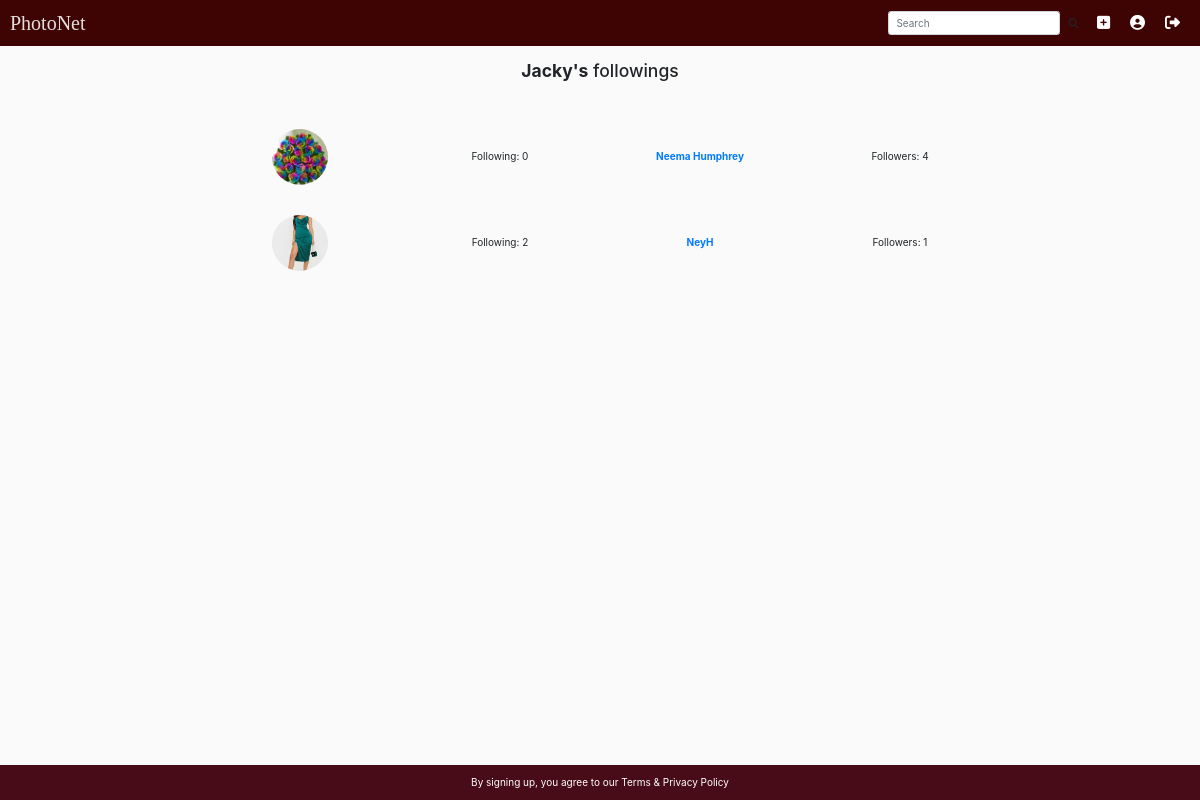
The app's page /following/8 (signed in) with its own data.
### album/models.py (models this page shows)
class UserExtended(models.Model):
    user = models.OneToOneField(User, on_delete=models.CASCADE)
    avatar = models.ImageField(upload_to=get_avatar_upload_path, default="no_avatar.png")
    following = models.ManyToManyField("self", symmetrical=False, related_name="followers")

### album/views.py (the view)
# urls.py: path("following/<int:user_id>", views.following, name="following"),
def following(request, user_id):
    user_ex = UserExtended.objects.get(user__id=user_id)
    context = {
        "user_ex": user_ex,
        "following": user_ex.following.all()
    }
    return render(request, "album/following.html", context)

### album/templates/album/following.html
{% extends "album/layout.html" %} {% load static %} {% block title %} {{ user_ex.user.username }}'s followings | PhotoNet {% endblock %} {% block import_scripts %} {% endblock %} {% block main %}
<div class="container-fluid">
    <div class="row">
        <div class="col-xl-8 offset-xl-2 col-lg-10 offset-lg-1 text-center">
            <h3 class="caption"><strong>{{ user_ex.user.username }}'s</strong> followings</h3>
        </div>
        <div class="col-xl-8 offset-xl-2 col-lg-10 offset-lg-1">
            {% for user in following %} {% include "album/layout3.html" %} {% endfor %}
        </div>
    </div>
</div>
{% endblock %}

### album/templates/album/layout3.html
<div class="user-entity">
    <div class="row d-flex align-items-center">
        <div class="col-6 col-lg col-xl text-center">
            <a href="{% url 'user' user.user.id %}">
                <img class="avatar-profile avatar-profile-big" src="{{ user.avatar.url }}" alt="{{ user.user.username }} avatar" title="{{ user.user.username }}">
            </a>
        </div>
        <div class="col-6 order-1 col-lg col-xl text-center">
            <a href="{% url 'user' user.user.id %}">
                <p>{{ user.user.username }}</p>
            </a>
        </div>
        <div class="col-6 order-12 col-lg col-xl text-center">
            Followers: <span>{{ user.followers.count }}</span>
        </div>
        <div class="col-6 col-lg col-xl text-center">
            Following: <span>{{ user.following.count }}</span>
        </div>
    </div>
</div>

### album/static/album/CSS/style.css (style rules this page uses)
.avatar-profile { border-radius: 50%; }
.avatar-profile-big { width: 33%; }
.caption { margin-bottom: 1em; }
.user-entity:not(:last-child) { margin-bottom: 1em; }
.user-entity p { font-weight: bold; margin-bottom: 0; }
* { margin: 0px; padding: 0px; }
body { background-color: #eee; }
*, *::before, *::after { margin: 0; padding: 0; box-sizing: inherit; }
html { font-size: 10px; box-sizing: border-box; }
a { text-decoration: none; }
body { background-color: #fafafa; }
.row { display: -ms-flexbox; display: flex; -ms-flex-wrap: wrap; flex-wrap: wrap; margin-right: -15px; margin-left: -15px; margin-top: 30px; }

### records on screen
UserExtended: user.username "Jacky"
UserExtended: avatar (picture), user.username "Neema Humphrey", followers.count "4", following.count "0"
UserExtended: avatar (picture), user.username "NeyH", followers.count "1", following.count "2"
